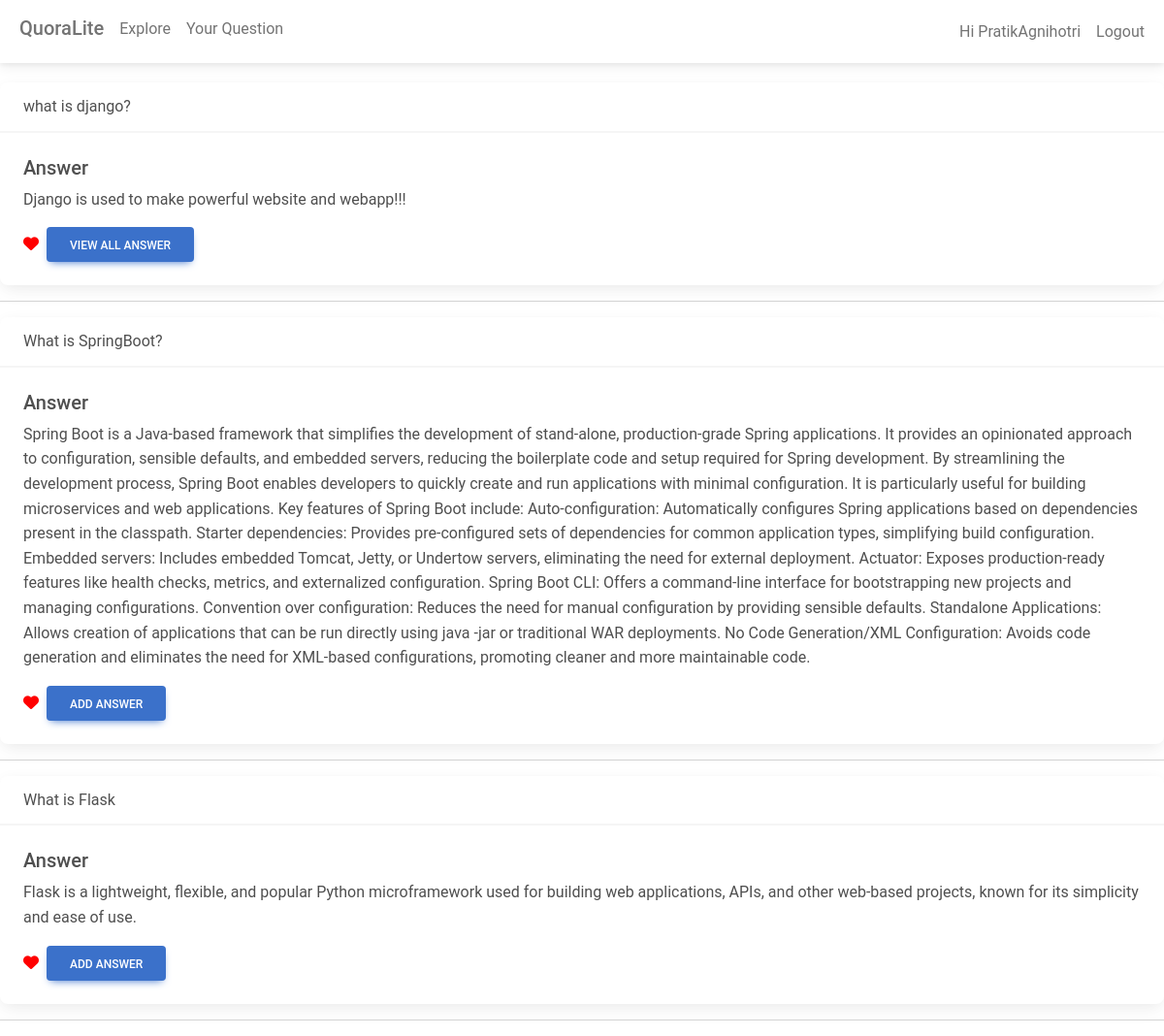
The app's page / (signed in) with its own data.
### QuoraLiteApp/models.py (models this page shows, shortened)
class Question(models.Model):
    user = models.ForeignKey(User, on_delete=models.CASCADE, related_name="questions")
    question_text = models.TextField()
    created_at = models.DateTimeField(auto_now_add=True)
    @property
    def no_of_answers(self):
        return self.answers.count()

class Answer(models.Model):
    question = models.ForeignKey(
        Question, on_delete=models.CASCADE, related_name="answers"
    )
    user = models.ForeignKey(User, on_delete=models.CASCADE, related_name="answers")
    answer_text = models.TextField()
    created_at = models.DateTimeField(auto_now_add=True)

### QuoraLiteApp/views.py (the view)
# urls.py: path("", views.index, name="index"),
@login_required(login_url="login")
def index(request):
    question_with_top_answers = []
    questions = Question.objects.all()
    for question in questions:
        if question.no_of_answers == 0:
            question_with_top_answers.append(
                {
                    "question_details": question.question_text,
                    "question_user_id": question.user.id,
                    "question_id": question.id,
                    "answer_detail": "No answers yet",
                    "answer_id": 0,
                    "answer_count": 0,
                }
            )
        elif question.no_of_answers == 1:
            answer = Answer.objects.filter(question=question.id)[0]
            question_with_top_answers.append(
                {
                    "question_details": question.question_text,
                    "question_user_id": question.user.id,
                    "question_id": question.id,
                    "answer_detail": answer.answer_text,
                    "answer_id": answer.id,
                    "answer_count": 1,
                }
            )
        else:
            answers = Answer.objects.filter(question=question.id)
            max_like = 0
            temp = answers[0]
            for answer in answers:
                likes = len(Likes.objects.filter(answer=answer.id))
                if likes >= max_like:
                    max_like = likes
                    temp = answer
            question_with_top_answers.append(
                {
                    "question_details": question.question_text,
                    "question_user_id": question.user.id,
                    "question_id": question.id,
                    "answer_detail": temp.answer_text,
                    "answer_id": temp.id,
                    "answer_count": question.no_of_answers,
                }
            )
    for question in question_with_top_answers:
        if question["answer_count"] >= 1:
            question["liked"] = len(
                Likes.objects.filter(answer=question["answer_id"], user=request.user.id)
            )
    print(question_with_top_answers)
    return render(
        request, "index.html", {"question_with_top_answers": question_with_top_answers}
    )

### templates/index.html (shortened to what this page needs)
{% load django_browser_reload %} {% django_browser_reload_script %}
{% load static %}
<!DOCTYPE html>
<html lang="en">
  <head>
    <link
      href="https://cdnjs.cloudflare.com/ajax/libs/mdb-ui-kit/6.4.2/mdb.min.css"
      rel="stylesheet"
    />
    <link
      href="https://cdnjs.cloudflare.com/ajax/libs/font-awesome/6.4.0/css/all.min.css"
      rel="stylesheet"
    />
  </head>
  <body>
    <nav class="navbar navbar-expand-lg bg-body-tertiary">
      <div class="container-fluid">
        <div class="collapse navbar-collapse" id="navbarSupportedContent">
          <ul class="navbar-nav me-auto mb-2 mb-lg-0">
            <li class="nav-item">
              <a class="nav-link" href="#"><h5>QuoraLite</h5></a>
            </li>
            <li class="nav-item">
              <a class="nav-link" href="/">Explore</a>
            </li>
            <li class="nav-item">
              <a class="nav-link" href="yourquestions">Your Question</a>
            </li>
          </ul>
        </div>
        <div class="d-flex align-items-center">
          <ul class="navbar-nav me-auto mb-2 mb-lg-0">
            {% if user.is_authenticated %}
            <li class="nav-item">
              <a class="nav-link" href="#">Hi {{user.username}}</a>
            </li>
            {% endif %}
            <li class="nav-item">
              <a class="nav-link" href="logout">Logout</a>
            </li>
          </ul>
        </div>
      </div>
    </nav>
    <div class="questions">
      {% for question in question_with_top_answers %}
      <div class="card">
        <div class="card-header">{{question.question_details}}</div>
        <div class="card-body">
          <h5 class="card-title">Answer</h5>
          <p class="card-text">{{question.answer_detail}}</p>
          <div class="d-flex align-items-center gap-2">
            <form action="{% url 'liking' answer_id=question.answer_id %}" method="POST">
              <button
                type="submit"
                style="border: none; background: none; padding: 0"
              >
                {% if question.answer_count > 0 %} {% if question.liked == 1 %}
                <i class="fas fa-heart" style="color: red; cursor: pointer"></i>
                {% else %}
                <i
                  class="fas fa-heart"
                  style="color: black; cursor: pointer"
                ></i>
                {% endif %} {% endif %}
              </button>
            </form>
            {% if question.answer_count == 0 and question.question_user_id != user.id%}
            <a href="{% url 'viewall' question_id=question.question_id %}" class="btn btn-primary" data-mdb-ripple-init
              >Add First Answer</a
            >
            {% elif question.answer_count == 0 and question.question_user_id == user.id%}
            <a href="#" class="btn btn-primary" data-mdb-ripple-init
              >No Answer Yet( You cannot add answer since it is your question )</a
            >
            {% elif question.answer_count == 1 and question.question_user_id != user.id %}
            <a href="{% url 'viewall' question_id=question.question_id %}" class="btn btn-primary" data-mdb-ripple-init
              >Add Answer</a
            >
            {% elif question.answer_count == 1 and question.question_user_id == user.id %}
            <a href="{% url 'viewall' question_id=question.question_id %}" class="btn btn-primary" data-mdb-ripple-init
              >View Answer( You cannot add answer since it is your question )</a
            >
            {% elif question.answer_count > 1 and question.question_user_id != user.id %}
            <a href={% url 'viewall' question_id=question.question_id %} class="btn btn-primary" data-mdb-ripple-init
              >View All Answer</a
            >
            {% elif question.answer_count > 1 and question.question_user_id == user.id %}
            <a href={% url 'viewall' question_id=question.question_id %} class="btn btn-primary" data-mdb-ripple-init
              >View All Answer( You cannot add answer since it is your question )</a
            >
            {% endif %}
          </div>
        </div>
      </div>
      <hr />
      {% endfor %}
    </div>
  </body>
</html>

### templates/index.html (style rules this page uses)
.questions { margin-top: 20px; }

### records on screen
Question: question_details "what is django?"
Answer: answer_detail "Django is used to make powerful website and webapp!!!"
Question: question_details "What is SpringBoot?"
Answer: answer_detail "Spring Boot is a Java-based framework that simplifies the development of stand-alone, production-grade Spring applications. It provides an opinionated approach to configuration, sensible defaults, and embedded servers, reducing the boilerplate code and setup required for Spring development. By streamlining the development process, Spring Boot enables developers to quickly create and run applications with minimal configuration. It is particularly useful for building microservices and web applications. Key features of Spring Boot include: Auto-configuration: Automatically configures Spring applications based on dependencies present in the classpath. Starter dependencies: Provides…"
Question: question_details "What is Flask"
Answer: answer_detail "Flask is a lightweight, flexible, and popular Python microframework used for building web applications, APIs, and other web-based projects, known for its simplicity and ease of use."

### other values on screen
{{ user.username }} "PratikAgnihotri"
